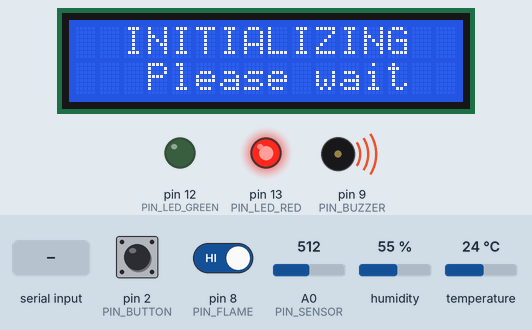
Simulated run of this sketch. Board: Arduino Mega 2560, built with avr-gcc and run on an emulated ATmega2560. Parts: 16×2 character LCD, output pins drawn as LEDs (lit = HIGH), buzzer (waves = sounding). The inputs (shaded band) are chosen by the test bench; at power-on: pin 2 (PIN_BUTTON) HIGH, A0 (PIN_SENSOR) = 512, pin 8 (PIN_FLAME) HIGH, humidity 55 %, temperature 24 °C. What the sketch prints to the serial monitor is not drawn.

Above: at 1.0 s.
1.1 s: "lock\n" received over the second serial link
Timing chart, 0 to 1.1 s (numbered marks = the images above; inputs shaded):
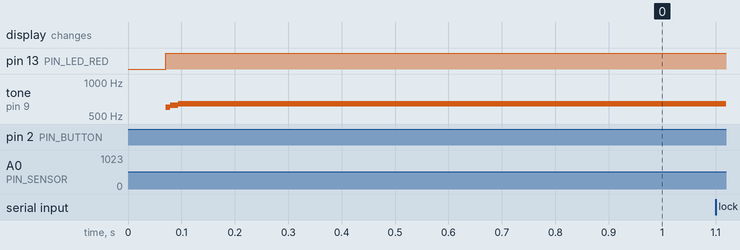

The sketch:

R4MinimaLabSafety.ino
```cpp
/*
 * ============================================================
 *  Lab Safety System — FreeRTOS Edition
 *  Board  : Arduino UNO R4 Minima
 *  RTOS   : FreeRTOS Built-in
 * ============================================================
 *  Sensor baru (pin tidak mengubah pin lama):
 *    DHT22  : VCC=5V, GND, OUT -> PIN 7
 *    Flame  : VCC=5V, GND, D0  -> PIN 8
 * ============================================================
 */

#include <Arduino_FreeRTOS.h>
#include <Wire.h>
#include <LiquidCrystal_I2C.h>
#include <DHT.h>

// ── Pin lama  ────────────────────────────────
#define PIN_SENSOR      A0
#define PIN_BUZZER      9
#define PIN_LED_RED     13
#define PIN_LED_GREEN   12
#define PIN_BUTTON      2

// ── Pin baru ───────────────────────────────────────────────
#define PIN_DHT         7
#define PIN_FLAME       8

#define DHT_TYPE        DHT22

// ──────────────────────────────────────────────────────────
LiquidCrystal_I2C lcd(0x27, 16, 2);
DHT dht(PIN_DHT, DHT_TYPE);

// ── Shared variables ──────────────────────────────────────
volatile int   thresholdValue  = 350;
volatile int   tempThreshold   = 40;
volatile int   flameThreshold  = 1;

volatile int   sensorValue     = 0;
volatile float tempValue       = 0.0;
volatile bool  flameDetected   = false;

volatile bool  systemLocked    = false;
volatile bool  alarmMuted      = false;

SemaphoreHandle_t muteSemaphore;

#define ENTER_CRITICAL() taskENTER_CRITICAL()
#define EXIT_CRITICAL()  taskEXIT_CRITICAL()

// ── Helper: cek kondisi bahaya gabungan ───────────────────
inline bool isDanger(int adc, int limit, float temp, int tLimit, bool flame, int fLimit) {
  return (adc > limit) || (temp > (float)tLimit) || (flame && fLimit == 1);
}

// ── Helper: tulis satu baris LCD tepat 16 karakter ────────
// Otomatis padding spasi di kanan agar tidak ada ghost char
void lcdPrintRow(int row, String text) {
  while (text.length() < 16) text += ' ';
  lcd.setCursor(0, row);
  lcd.print(text.substring(0, 16));
}

// ── ISR ───────────────────────────────────────────────────
void ISR_MuteButton() {
  alarmMuted = true;
  BaseType_t higherPriorityTaskWoken = pdFALSE;
  xSemaphoreGiveFromISR(muteSemaphore, &higherPriorityTaskWoken);
  portYIELD_FROM_ISR(higherPriorityTaskWoken);
}

// ═══════════════════════════════════════════════════════════
//  TASK: Sensor (ADC + DHT22 + Flame)
// ═══════════════════════════════════════════════════════════
void vTaskSensor(void *pvParameters) {
  while (1) {
    int   adc   = analogRead(PIN_SENSOR);
    float temp  = dht.readTemperature();
    bool  flame = (digitalRead(PIN_FLAME) == LOW);

    if (isnan(temp)) temp = 0.0;

    ENTER_CRITICAL();
    sensorValue   = adc;
    tempValue     = temp;
    flameDetected = flame;
    EXIT_CRITICAL();

    vTaskDelay(pdMS_TO_TICKS(200));
  }
}

// ═══════════════════════════════════════════════════════════
//  TASK: Alarm
// ═══════════════════════════════════════════════════════════
void vTaskAlarm(void *pvParameters) {
  while (1) {
    ENTER_CRITICAL();
    int   adc    = sensorValue;
    int   limit  = thresholdValue;
    float temp   = tempValue;
    int   tLimit = tempThreshold;
    bool  flame  = flameDetected;
    int   fLimit = flameThreshold;
    bool  locked = systemLocked;
    bool  muted  = alarmMuted;
    EXIT_CRITICAL();

    if (locked) {
      noTone(PIN_BUZZER);
      digitalWrite(PIN_LED_RED,   LOW);
      digitalWrite(PIN_LED_GREEN, LOW);
      vTaskDelay(pdMS_TO_TICKS(200));
      continue;
    }

    bool danger = isDanger(adc, limit, temp, tLimit, flame, fLimit);

    if (danger) {
      digitalWrite(PIN_LED_RED,   HIGH);
      digitalWrite(PIN_LED_GREEN, LOW);

      if (!muted) {
        for (int freq = 600; freq <= 1200; freq += 20) {
          if (alarmMuted || systemLocked) break;
          tone(PIN_BUZZER, freq);
          vTaskDelay(pdMS_TO_TICKS(8));
        }
        for (int freq = 1200; freq >= 600; freq -= 20) {
          if (alarmMuted || systemLocked) break;
          tone(PIN_BUZZER, freq);
          vTaskDelay(pdMS_TO_TICKS(8));
        }
      } else {
        noTone(PIN_BUZZER);
        vTaskDelay(pdMS_TO_TICKS(300));
      }

    } else {
      noTone(PIN_BUZZER);
      digitalWrite(PIN_LED_RED,   LOW);
      digitalWrite(PIN_LED_GREEN, HIGH);

      ENTER_CRITICAL();
      alarmMuted = false;
      EXIT_CRITICAL();

      vTaskDelay(pdMS_TO_TICKS(300));
    }
  }
}

// ═══════════════════════════════════════════════════════════
//  TASK: LCD
//  State: 0=AMAN  1=BAHAYA  2=MUTED  3=LOCKED
//
//  FIX ghost-char: lcdPrintRow() selalu tulis tepat 16 char
//  → tidak perlu lcd.clear() tiap loop → tidak flicker
//  lcd.clear() hanya saat state BERGANTI
// ═══════════════════════════════════════════════════════════
void vTaskLCD(void *pvParameters) {

  // ── Tampilkan INITIALIZING ────────────────────────────
  lcd.clear();
  lcdPrintRow(0, "  INITIALIZING  ");
  lcdPrintRow(1, "   Please wait  ");
  vTaskDelay(pdMS_TO_TICKS(2000));

  // ── Tampilkan WELCOME ─────────────────────────────────
  lcd.clear();
  lcdPrintRow(0, " Lab Safety Sys ");
  lcdPrintRow(1, "    WELCOME!    ");
  vTaskDelay(pdMS_TO_TICKS(2000));

  lcd.clear();

  int lastState = -1;

  while (1) {
    ENTER_CRITICAL();
    int   adc    = sensorValue;
    int   limit  = thresholdValue;
    float temp   = tempValue;
    int   tLimit = tempThreshold;
    bool  flame  = flameDetected;
    int   fLimit = flameThreshold;
    bool  locked = systemLocked;
    bool  muted  = alarmMuted;
    EXIT_CRITICAL();

    bool danger = isDanger(adc, limit, temp, tLimit, flame, fLimit);

    // Tentukan state
    int curState;
    if      (locked)          curState = 3;
    else if (danger && muted) curState = 2;
    else if (danger)          curState = 1;
    else                      curState = 0;

    // Clear hanya saat ganti state (cegah ghost dari teks berbeda panjang)
    if (curState != lastState) {
      lcd.clear();
      lastState = curState;
    }

    // Baris 1 selalu: "GAS:xxx TMP:xx F:x"
    // Ditulis penuh 16 char via lcdPrintRow → tidak ada ghost digit
    String row1 = "GAS:";
    row1 += adc;
    row1 += " TMP:";
    row1 += (int)temp;
    row1 += " C:";
    row1 += (flame ? "Y" : "N");

    if (curState == 3) {
      // ── LOCKED ──────────────────────────────────────────
      lcdPrintRow(0, "  Sys  LOCKED   ");
      lcdPrintRow(1, "                ");

    } else if (curState == 2) {
      // ── MUTED + BAHAYA ──────────────────────────────────
      if (flame && fLimit == 1) {
        lcdPrintRow(0, "MUTED: FIRE!    ");
      } else if (temp > (float)tLimit) {
        lcdPrintRow(0, "MUTED: SUHU     ");
      } else {
        lcdPrintRow(0, "MUTED: GAS      ");
      }
      lcdPrintRow(1, row1);

    } else if (curState == 1) {
      // ── BAHAYA ──────────────────────────────────────────
      if (flame && fLimit == 1) {
        lcdPrintRow(0, "BAHAYA: FIRE!   ");
      } else if (temp > (float)tLimit) {
        lcdPrintRow(0, "BAHAYA: SUHU    ");
      } else {
        lcdPrintRow(0, "BAHAYA: GAS     ");
      }
      lcdPrintRow(1, row1);   // tetap tampilkan nilai ADC/GAS dll

    } else {
      // ── AMAN ────────────────────────────────────────────
      lcdPrintRow(0, "     AMAN       ");
      lcdPrintRow(1, row1);
    }

    vTaskDelay(pdMS_TO_TICKS(400));
  }
}

// ═══════════════════════════════════════════════════════════
//  TASK: Serial
// ═══════════════════════════════════════════════════════════
void vTaskSerial(void *pvParameters) {
  while (1) {

    // ── COMMAND DARI USB SERIAL ────────────────────────────
    if (Serial.available()) {
      String cmd = Serial.readStringUntil('\n');
      cmd.trim();
      cmd.toLowerCase();

      if (cmd == "lock") {
        ENTER_CRITICAL();
        systemLocked = true;
        EXIT_CRITICAL();
        noTone(PIN_BUZZER);
      }
      else if (cmd == "on") {
        ENTER_CRITICAL();
        systemLocked = false;
        alarmMuted   = false;
        EXIT_CRITICAL();
      }
      else if (cmd.startsWith("set ")) {
        int value = cmd.substring(4).toInt();
        if (value >= 0 && value <= 1023) {
          ENTER_CRITICAL();
          thresholdValue = value;
          EXIT_CRITICAL();
        }
      }
    }

    // ── COMMAND DARI ESP32 ─────────────────────────────────
    if (Serial1.available()) {
      String cmd = Serial1.readStringUntil('\n');
      cmd.trim();
      cmd.toUpperCase();

      if (cmd == "LOCK") {
        ENTER_CRITICAL();
        systemLocked = true;
        EXIT_CRITICAL();
        noTone(PIN_BUZZER);
        Serial.println("[ESP] LOCK");
      }
      else if (cmd == "RESET") {
        ENTER_CRITICAL();
        systemLocked = false;
        alarmMuted   = false;
        EXIT_CRITICAL();
        Serial.println("[ESP] RESET");
      }
      else if (cmd == "MUTE") {
        ENTER_CRITICAL();
        alarmMuted = true;
        EXIT_CRITICAL();
        Serial.println("[ESP] MUTE");
      }
      else if (cmd.startsWith("THRESH:")) {
        int value = cmd.substring(7).toInt();
        if (value >= 0 && value <= 1023) {
          ENTER_CRITICAL();
          thresholdValue = value;
          EXIT_CRITICAL();
          Serial.print("[ESP] THRESH=");
          Serial.println(value);
        }
      }
      else if (cmd.startsWith("TTEMP:")) {
        int value = cmd.substring(6).toInt();
        if (value >= 0 && value <= 100) {
          ENTER_CRITICAL();
          tempThreshold = value;
          EXIT_CRITICAL();
          Serial.print("[ESP] TTEMP=");
          Serial.println(value);
        }
      }
      else if (cmd.startsWith("TFLAME:")) {
        int value = cmd.substring(7).toInt();
        if (value == 0 || value == 1) {
          ENTER_CRITICAL();
          flameThreshold = value;
          EXIT_CRITICAL();
          Serial.print("[ESP] TFLAME=");
          Serial.println(value);
        }
      }
    }

    // ── KIRIM DATA KE ESP32 ────────────────────────────────
    ENTER_CRITICAL();
    int   adc    = sensorValue;
    int   limit  = thresholdValue;
    float temp   = tempValue;
    int   tLimit = tempThreshold;
    bool  flame  = flameDetected;
    int   fLimit = flameThreshold;
    bool  locked = systemLocked;
    bool  muted  = alarmMuted;
    EXIT_CRITICAL();

    Serial1.print("ADC:");
    Serial1.print(adc);
    Serial1.print(",LIMIT:");
    Serial1.print(limit);
    Serial1.print(",LOCK:");
    Serial1.print(locked);
    Serial1.print(",MUTE:");
    Serial1.print(muted);
    Serial1.print(",TEMP:");
    Serial1.print((int)temp);
    Serial1.print(",TLIMIT:");
    Serial1.print(tLimit);
    Serial1.print(",FLAME:");
    Serial1.print(flame ? 1 : 0);
    Serial1.print(",FLIMIT:");
    Serial1.println(fLimit);

    vTaskDelay(pdMS_TO_TICKS(500));
  }
}

// ═══════════════════════════════════════════════════════════
//  SETUP
// ═══════════════════════════════════════════════════════════
void setup() {
  Serial.begin(9600);
  Serial1.begin(9600);

  pinMode(PIN_LED_RED,   OUTPUT);
  pinMode(PIN_LED_GREEN, OUTPUT);
  pinMode(PIN_BUZZER,    OUTPUT);
  pinMode(PIN_BUTTON,    INPUT_PULLUP);
  pinMode(PIN_FLAME,     INPUT);

  attachInterrupt(
    digitalPinToInterrupt(PIN_BUTTON),
    ISR_MuteButton,
    FALLING
  );

  lcd.init();
  lcd.backlight();

  dht.begin();

  muteSemaphore = xSemaphoreCreateBinary();

  xTaskCreate(vTaskSensor, "Sensor", 192, NULL, 2, NULL);
  xTaskCreate(vTaskAlarm,  "Alarm",  256, NULL, 3, NULL);
  xTaskCreate(vTaskLCD,    "LCD",    256, NULL, 1, NULL);
  xTaskCreate(vTaskSerial, "Serial", 256, NULL, 2, NULL);

  vTaskStartScheduler();

  while (1);
}

void loop() {}
```
